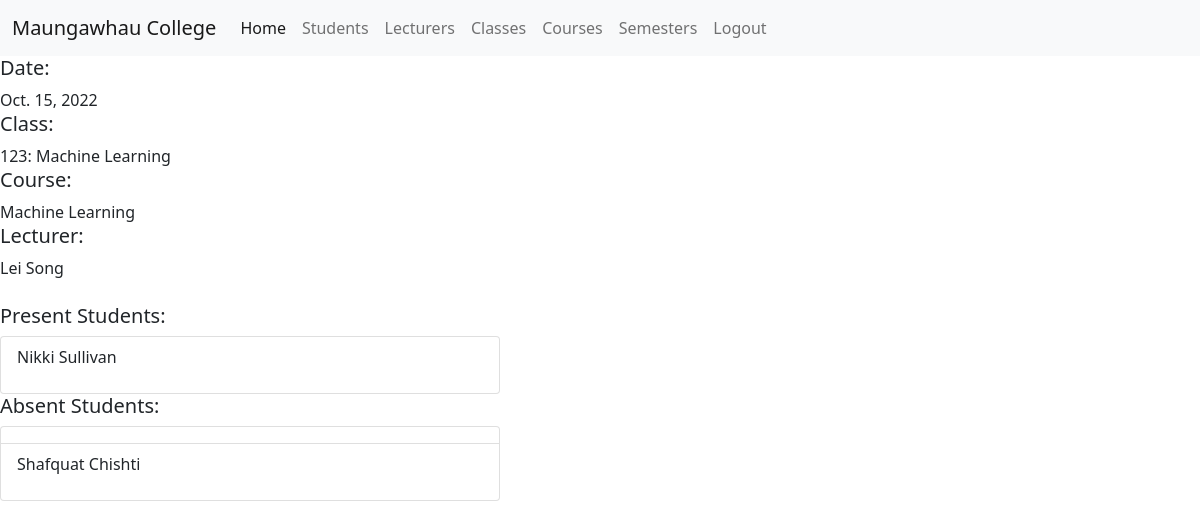
/collegeday/16 (signed in), run on the app's committed database.
### attendance/models.py (models this page shows, shortened)
class CollegeDay(models.Model):
    collegedate = models.DateField()
    collegeclass = models.ForeignKey(Class, on_delete=models.CASCADE)
    students = models.ManyToManyField(Student,blank=True, null=True, related_name="collegeday_student")
    def __str__(self):
        return self.collegedate.strftime('%m/%d/%Y')

class Class(models.Model):
    number = models.CharField(max_length=6)
    course = models.ForeignKey(Course, on_delete=models.CASCADE)
    semester = models.ForeignKey(Semester, on_delete=models.CASCADE)
    lecturer = models.ForeignKey(Lecturer, on_delete=models.SET_NULL, blank=True, null=True)
    students = models.ManyToManyField(Student, blank=True, null=True, related_name="enrolled_student")
    def __str__(self):
        return self.number +": "+self.course.__str__()

class Course(models.Model):
    code = models.CharField(max_length=9)
    name = models.CharField(max_length=50)
    def __str__(self):
        return self.name

class Lecturer(models.Model):
    lecturer_id = models.AutoField(validators=[MinValueValidator(20000001), MaxValueValidator(30000000)],                                   primary_key=True)
    dob = models.DateField(blank=True, null=True)
    user = models.OneToOneField(User, on_delete=models.CASCADE)
    def __str__(self):
        return self.user.first_name + " " + self.user.last_name

class Student(models.Model):
    student_id = models.AutoField(validators=[MinValueValidator(1000000), MaxValueValidator(20000000)],
                                  primary_key=True)
    dob = models.DateField(blank=True, null=True)
    user = models.OneToOneField(User, on_delete=models.CASCADE)
    def __str__(self):
        return self.user.first_name + " " + self.user.last_name

### attendance/views.py (the view)
# urls.py: path('collegeday/<int:collegeday_id>', collegeDayDetail, name="collegeday-detail"),
def collegeDayDetail(request, collegeday_id):
    selected_collegeday = get_object_or_404(CollegeDay, id=collegeday_id)
    students = selected_collegeday.collegeclass.students.all()
    context = {"collegeday": selected_collegeday,
               "students": students}
    return render(request, 'collegeday/collegeday-detail.html', context)

### attendance/templates/collegeday/collegeday-detail.html (shortened to what this page needs)
{% extends 'base.html' %}
{% block content %}
    {% if user.is_authenticated %}
        {% if user.is_superuser or user.groups.all.0.name == "Lecturer" %}
            <h5>Date: </h5>
            {{ collegeday.collegedate }}
            <br>
            <h5>Class:</h5>
            {{ collegeday.collegeclass }}
            <br>
            <h5>Course:</h5>
            {{ collegeday.collegeclass.course }}
            <br>
            <h5>Lecturer:</h5>
            {{ collegeday.collegeclass.lecturer }}
            <br>
            <br>
            <h5>Present Students:</h5>
            <ul class="list-group">
                {% for student in collegeday.students.all %}
                    <li class="list-group-item" style="width: 500px">
                        {% if user.groups.all.0.name == "Lecturer" %}
                            <p>{{ student }}<a
                                    href="{% url 'mark-as-absent'  collegeday_id=collegeday.id student_id=student.student_id %} "
                                    class="btn btn-danger">Mark As Absent</a></p>
                        {% else %}
                            <p>{{ student }}</p>
                        {% endif %}
                    </li>
                {% endfor %}
            </ul>
            <h5>Absent Students:</h5>
            <ul class="list-group">
                {% for student in students %}
                    <li class="list-group-item" style="width: 500px">
                        {% if student not in collegeday.students.all %}
                            {% if user.groups.all.0.name == "Lecturer" %}
                                <p>{{ student }}<a
                                        href="{% url 'mark-as-present'  collegeday_id=collegeday.id student_id=student.student_id %} "
                                        class="btn btn-success">Mark
                                    As Present</a></p>
                            {% else %}
                                <p>{{ student }}</p>
                            {% endif %}
                        {% endif %}
                    </li>
                {% endfor %}
            </ul>
        {% endif %}
    {% else %}
        <H1>YOU DONT HAVE ACCESS</H1>
    {% endif %}
{% endblock %}

### data on the page
CollegeDay: collegedate "Oct. 15, 2022", collegeclass "123: Machine Learning", collegeclass.course "Machine Learning", collegeclass.lecturer "Lei Song"
Student: user.last_name "Nikki Sullivan"
Student: user.last_name "Shafquat Chishti"
